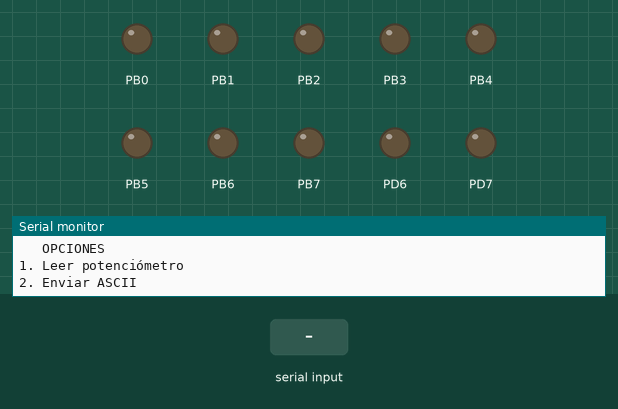
Recording of a program running on a simulated ATmega328P, built with avr-gcc and emulated at 16 MHz. Shown: output pins drawn as LEDs (lit = HIGH), the last lines printed to the serial monitor. The test bench sets the inputs (shaded band).

Above: at 1.2 s.
1.3 s: "2\n" received over Serial
At 2.1 s:
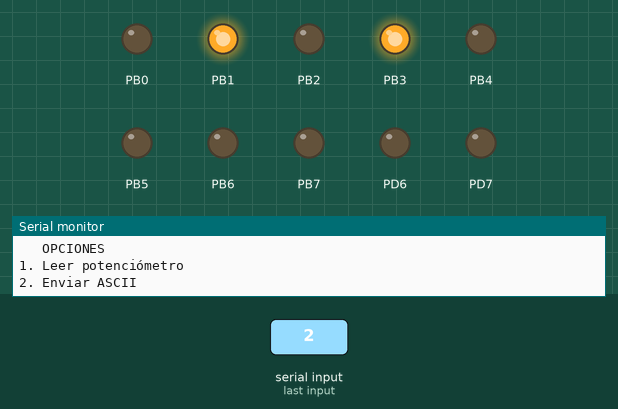
2.8 s: "200\n" received over Serial
At 3.3 s:
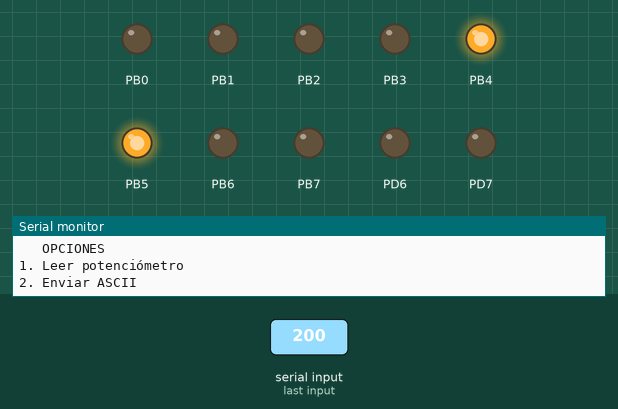
Timing chart, 0 to 5.8 s (numbered marks = the images above; inputs shaded):
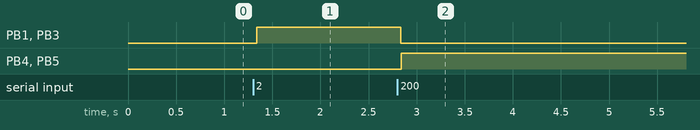

Measured:
- after the input at 1.3 s, PB1, PB3: LOW → HIGH at once
- after the input at 2.8 s, PB1, PB3: HIGH → LOW at once; PB4, PB5: LOW → HIGH at once

The program:

main.c
```c
/*
;UNIVERSIDAD DEL VALLE DE GUATEMALA
;IE2023: PROGRAMACIÓN DE MICROCONTROLADORES
;Lab2.asm
;AUTOR: Jose Andrés Velásquez Gacía
;PROYECTO: postlab6
;HARDWARE: ATMEGA328P
;CREADO: 30/04/2024
;ÚLTIMA MODIFICACIÓN: 30/04/2024 23:36*/


#define F_CPU 16000000

#include <avr/io.h>
#include <avr/interrupt.h>
#include <util/delay.h>
#include <stdlib.h>


void initUART9600(void);
void initADC(void);
void mostrarTexto(char* text);
void desplegar(void);

volatile char bufferRX;		//volatil para cualquier cambio
uint8_t funcion = 0;
uint8_t conversion = 0;
uint8_t envioDato = 0;


int main(void)
{
	cli();
	DDRD = 0xC0;		//PD6 y PD7 as output
	DDRB = 0xFF;		//PB0 - PB7 as output
	DDRC &= ~(1 << PINC0);	//PC0 ENTRADA

	initUART9600();
	initADC();
	sei();
//habilitar interrupciones desplegar desplegar
	desplegar();

    while (1)
    {
		if (funcion == 1){
			ADCSRA |= (1 << ADSC);
			PORTB = ADCH;
			PORTD = 0xC0 & ADCH;
		}else{
			funcion = 0;
		}
    }
}


//fun


void desplegar(void){
	mostrarTexto("\n\n\n   OPCIONES\n");
	mostrarTexto("1. Leer potenciómetro\n");
	mostrarTexto("2. Enviar ASCII\n");
}


void initUART9600(void){
	//configurara tx y rx
	DDRD &= ~(1<< DDD0);
	DDRD |= (1<< DDD1);

	//CONFIG REGISTRO A
	UCSR0A =0;
	UCSR0A |= (1<<U2X0);

	//CONFIGURAR REGISTO B HABILITAR ISR RX Y TX
	UCSR0B = 0;
	UCSR0B |= (1<<RXCIE0) | (1<< RXEN0) | (1<< TXEN0);
	// CONFIGURAR REGISTRO C >FRAME: 8BITS DATOA, NOPARIDAD 1 DE STOP
	UCSR0C = 0;
	UCSR0C |= (1<<UCSZ01) | (1<<UCSZ00);
	//VELICIDAD BAUDRATE= 9600
	UBRR0 =207;
}

//MIESTRAS NO SEA CIERTO () HAZ LO QUE ESTE ADENTRO HASTA QUE SE CUMPLA
	//ESPERAR A QUE UDR0 ESTE EN 1

void mostrarTexto(char* text){
	for (uint8_t i = 0; text[i] != '\0'; i++)
	{
		while(!(UCSR0A & (1 << UDRE0)));
		UDR0 = text[i];
	}
}


//ISR, recieve
ISR(USART_RX_vect){
	bufferRX = UDR0;

	//if buffer is emptym, if it is not, it waits
	while(!(UCSR0A & (1 << UDRE0)));
	char copiaB = bufferRX;

	conversion = atoi(&copiaB);//con esa funcion numero lo convierte en entero no en caracter

	if (envioDato == 0){
		//op 1 ver que hacemos
		switch (conversion){
			case 1:
				funcion = 1;
				UDR0 = bufferRX;
				mostrarTexto("\n\n");
				desplegar();
				break;
			//caso 2 esperara 2 turnos
			case 2:
				funcion = 0;
				envioDato = 1;
				UDR0 = bufferRX;
				mostrarTexto("\nPor favor seleccioone un caracter");
				mostrarTexto("\n\n");
				PORTD = 0;
				PORTB = 0;
				break;

			default:
			funcion = 0;
		}

	}else {
		envioDato = 0;
		UDR0 = bufferRX;
		PORTB = bufferRX;
		PORTD = 0xC0 & bufferRX;
		desplegar();
	}
}


// ADC

void initADC(void){
	ADMUX = 0;
	//5Vs
	ADMUX |= (1 << REFS0);
	ADMUX &= ~(1 << REFS1);

	ADMUX |= (1 << ADLAR);

	ADCSRA = 0;
	ADCSRA |= (1 << ADEN);
	//convertir ADC
	ADCSRA |= (1 << ADIE);	//INTERRUPCION

	//prescaler 128 > 125kHz
	ADCSRA |= (1 << ADPS2) | (1 << ADPS1) | (1 << ADPS0);

	DIDR0 |= (1 << ADC0D);	//PC0 COMO ENTRADA
}

ISR (ADC_vect){
	ADCSRA |= (1 << ADIF);
}
```
